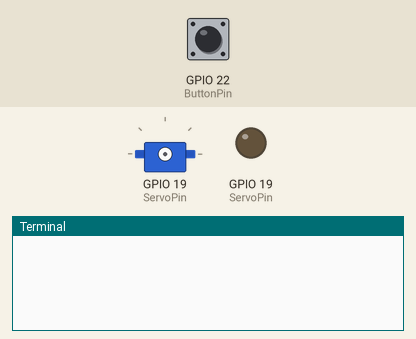
Simulated run of this program. Board: Raspberry Pi (BCM pin numbers). Parts: servo, output pins drawn as LEDs (lit = HIGH), the last lines printed to the terminal. The inputs (shaded band) are chosen by the test bench; at power-on: GPIO 22 (ButtonPin) LOW. Files the program writes start out absent; servo angles are drawn from the pulse width (0.5 ms = 0°, 2.5 ms = 180°); the clock reads 2024-03-15 10:24:30 at power-on unless the program sets it.

Above: at 1.2 s.
1.3 s: GPIO 22 (ButtonPin) pulled HIGH for 0.15 s
At 1.5 s:
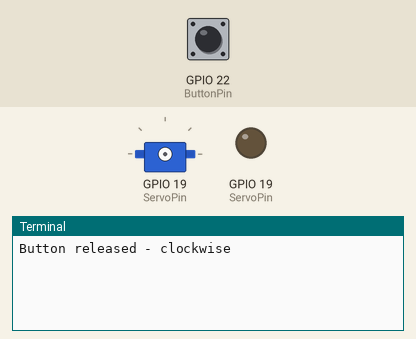
At 2.9 s:
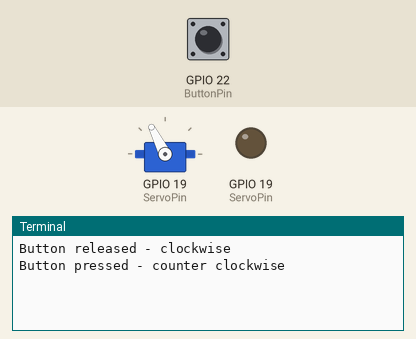

The program:

switchServoControl.py
```python
#!/usr/bin/env python
import RPi.GPIO as GPIO
import time
import signal
import datetime

# when a user hit's CTRL-C, then wipe the lights
def signal_handler(signal, frame):
    GPIO.cleanup()
    sys.exit(0)


ServoPin=19
ButtonPin=22

# .5 = 1/4 cup
# .3 = snack
spinDuration=.3

# Tell python what pin mode to use
GPIO.setwarnings(False)
GPIO.setmode(GPIO.BCM)
# Setup the pins
GPIO.setup(ServoPin, GPIO.OUT)
GPIO.setup(ButtonPin, GPIO.IN)

# This function turns the servo Clock Wise
def servo_CW(ServoPIN):
  # Setup the frequency first (100Hz)
  servo = GPIO.PWM(ServoPIN, 100)
  # Then setup the duty cycle, 2.5pulses/100cycles
  servo.start(2.5)
  time.sleep(spinDuration)
  servo.stop()

# This function turns the servo counter clock wise
def servo_CCW(ServoPIN):
  servo = GPIO.PWM(ServoPIN, 100)
  servo.start(18)
  time.sleep(spinDuration)
  servo.stop()


prev_input = GPIO.input(ButtonPin)
while True:
	input = GPIO.input(ButtonPin)

	if (input != prev_input):
		if (input == 1):
			print("Button released - clockwise")
			servo_CW(ServoPin)
        	elif (input == 0):
                	print("Button pressed - counter clockwise")
			servo_CCW(ServoPin)

		prev_input = input

                # output log file
                timestamp = datetime.datetime.fromtimestamp(time.time()).strftime('%Y-%m-%d_%H%M%S')
                fileName = "/home/pi/catfeeder/logs/switchServoControl_" + timestamp + ".log"
                fileContents = "spinDuration: " + str(spinDuration)
                f = open(fileName,'w')
                f.write(fileContents)
                f.close()

	time.sleep(0.05)
```

Measured:
- after the input at 1.3 s, the terminal: prints a new line at once (image 1)
